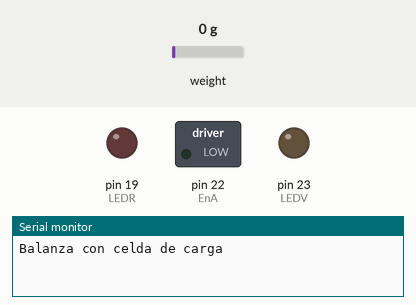
A sketch run on a simulated Arduino Mega 2560, built with avr-gcc and run on an emulated ATmega2560. Parts: switched loads named in the sketch (green lamp = pin HIGH), output pins drawn as LEDs (lit = HIGH), the last lines printed to the serial monitor. The inputs (shaded band) are chosen by the test bench; at power-on: weight on the scale 0 g.

Above: at 0.5 s.
At 4.5 s:
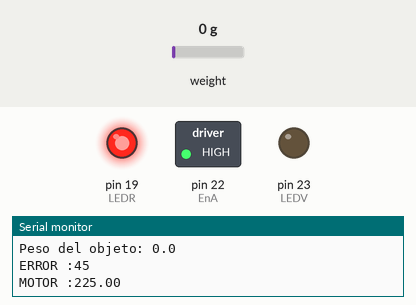
Timing chart, 0 to 6.0 s (numbered marks = the images above):
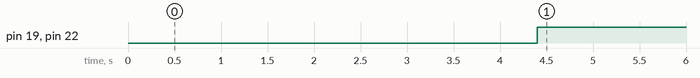

Measured:
- by itself, pin 19 (LEDR), pin 22 (EnA): LOW → HIGH at 4.4 s

The sketch:

ESTE_SI_FUNCIONA.ino
```cpp
#include "HX711.h"
#define DT 4
#define SCK 5

#define LEDV 23
#define LEDR 19
int EnA = 22;

int reference = 45;
int error = 0;
float peso = 0;
float k = 5;
float velocidad_motor = 0;

HX711 celda;   // crea objeto con nombre celda

void setup() {
  Serial.begin(115200);
  Serial.println("Balanza con celda de carga");

  celda.begin(DT, SCK);   // inicializa objeto con los pines a utilizar

  celda.set_scale(207.f);  // establece el factor de escala obtenido del primer programa
  celda.tare(4);     // realiza la tara o puesta a cero

    pinMode(LEDV,OUTPUT);
    pinMode(LEDR,OUTPUT);
    pinMode(EnA,OUTPUT);
}

void loop() {

  peso = celda.get_units(10);

  Serial.print("Peso del objeto: ");
  Serial.println(celda.get_units(10), 1); // muestra el valor obtenido promedio de 10 lecturas

  celda.power_down();
  delay(2000);
  celda.power_up();

if( peso > 30 ){

  digitalWrite(LEDV, HIGH);
  digitalWrite(LEDR, LOW);
}

if(peso >= -6 && peso <= 29){
  digitalWrite(LEDV, LOW);
  digitalWrite(LEDR, HIGH);
}

 error = reference - peso;
  velocidad_motor = k * error;


  Serial.print("ERROR :");
  Serial.println(error);
  Serial.print("MOTOR :");
  Serial.println(velocidad_motor);


 analogWrite(EnA, velocidad_motor);

if (error<=0){

  digitalWrite(EnA,LOW);
}else{
  analogWrite(EnA, velocidad_motor);
}

}
```
